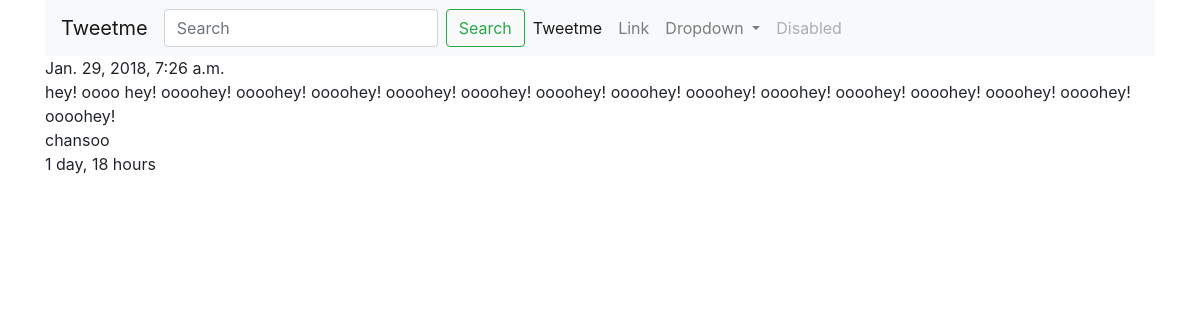
The app's page /tweets/1/ with its own data.
### tweets/models.py (models this page shows, shortened)
class Tweet(models.Model):
    user        = models.ForeignKey(settings.AUTH_USER_MODEL, default=1)
    content     = models.CharField(max_length=140, default="tweet anyting", validators=[validate_content])
    updated_at  = models.DateTimeField(auto_now=True)
    timestamp   = models.DateTimeField(auto_now_add=True)

### tweets/views.py (the view)
# urls.py: url(r'^(?P<pk>\d+)/$', TweetDetailView.as_view(), name='detail'),
class TweetDetailView(DetailView):
    queryset = Tweet.objects.all()

### tweets/templates/tweets/tweet_detail.html (shortened to what this page needs)
{% extends "base.html" %}
{% block content %}
    {{ object.updated_at }}<br>
    {{ object.content }}<br>
    {{ object.user }}<br>
    {{ object.timestamp|timesince }}
{% endblock content %}

### records on screen
Tweet: updated_at "Jan. 29, 2018, 7:26 a.m.", content "hey! oooo hey! oooohey! oooohey! oooohey! oooohey! oooohey! oooohey! oooohey! oooohey! oooohey! oooohey! oooohey! oooohey! oooohey! oooohey!", user "chansoo", timestamp "1 day, 18 hours"
